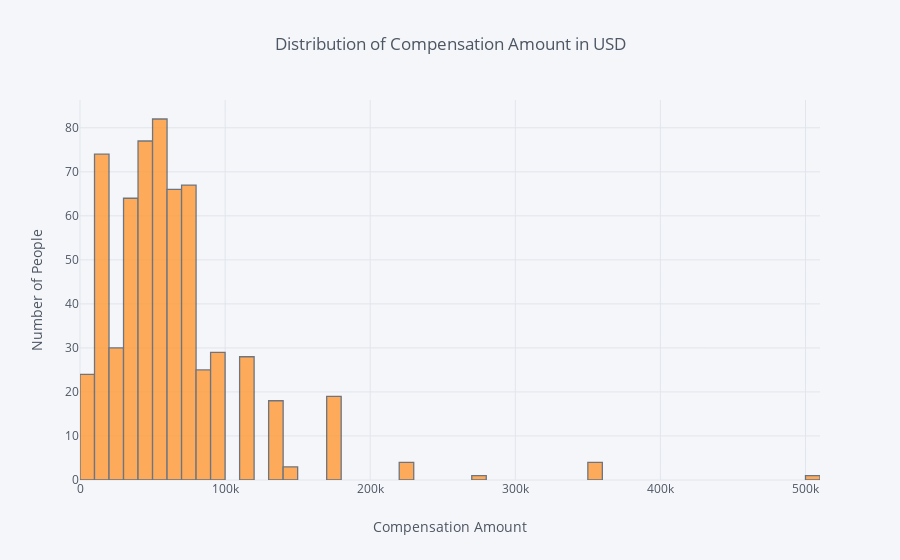

Write notebook code for a chart like this one.
### Code cell
plt.figure(figsize = (10,5))
df['CompensationAmount'].iplot(kind = 'hist', xTitle = 'Compensation Amount', yTitle = 'Number of People', title = 'Distribution of Compensation Amount in USD')

### Figure 1 — Plotly figure (JSON) as saved in the notebook; plotly's stock layout.template omitted (floating-point values rounded to 4 significant figures; data arrays with more than 128 entries replaced by an {"elided": "..."} marker saying what was removed)
{"data": [{"histfunc": "count", "histnorm": "", "marker": {"color": "rgba(255, 153, 51, 1.0)", "line": {"color": "#4D5663", "width": 1.3}}, "name": "CompensationAmount", "opacity": 0.8, "orientation": "v", "type": "histogram", "uid": "14a8ad4d-6aae-4609-9662-01c239b2fa0c", "x": {"elided": "616 float values"}}], "layout": {"barmode": "overlay", "legend": {"bgcolor": "#F5F6F9", "font": {"color": "#4D5663"}}, "paper_bgcolor": "#F5F6F9", "plot_bgcolor": "#F5F6F9", "title": {"font": {"color": "#4D5663"}, "text": "Distribution of Compensation Amount in USD"}, "xaxis": {"gridcolor": "#E1E5ED", "showgrid": true, "tickfont": {"color": "#4D5663"}, "title": {"font": {"color": "#4D5663"}, "text": "Compensation Amount"}, "zerolinecolor": "#E1E5ED"}, "yaxis": {"gridcolor": "#E1E5ED", "showgrid": true, "tickfont": {"color": "#4D5663"}, "title": {"font": {"color": "#4D5663"}, "text": "Number of People"}, "zerolinecolor": "#E1E5ED"}}}
